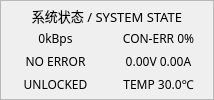
         <widget class="QFrame" name="frameSystemState">
          <property name="minimumSize">
           <size>
            <width>0</width>
            <height>0</height>
           </size>
          </property>
          <property name="font">
           <font>
            <family>Sarasa Fixed SC SemiBold</family>
           </font>
          </property>
          <property name="frameShape">
           <enum>QFrame::StyledPanel</enum>
          </property>
          <property name="frameShadow">
           <enum>QFrame::Plain</enum>
          </property>
          <layout class="QVBoxLayout" name="verticalLayout_23" stretch="0">
           <property name="spacing">
            <number>3</number>
           </property>
           <property name="leftMargin">
            <number>3</number>
           </property>
           <property name="topMargin">
            <number>3</number>
           </property>
           <property name="rightMargin">
            <number>3</number>
           </property>
           <property name="bottomMargin">
            <number>3</number>
           </property>
           <item>
            <layout class="QVBoxLayout" name="verticalLayout_24">
             <property name="spacing">
              <number>0</number>
             </property>
             <item>
              <widget class="QLabel" name="label_27">
               <property name="minimumSize">
                <size>
                 <width>206</width>
                 <height>22</height>
                </size>
               </property>
               <property name="font">
                <font>
                 <family>Sarasa Fixed SC SemiBold</family>
                 <pointsize>10</pointsize>
                 <italic>false</italic>
                </font>
               </property>
               <property name="text">
                <string>系统状态 / SYSTEM STATE</string>
               </property>
               <property name="alignment">
                <set>Qt::AlignCenter</set>
               </property>
              </widget>
             </item>
             <item>
              <layout class="QHBoxLayout" name="horizontalLayout_40">
               <property name="topMargin">
                <number>0</number>
               </property>
               <item>
                <widget class="QLabel" name="labelComSpeed">
                 <property name="font">
                  <font>
                   <family>Sarasa Fixed SC SemiBold</family>
                  </font>
                 </property>
                 <property name="text">
                  <string>0kBps</string>
                 </property>
                 <property name="alignment">
                  <set>Qt::AlignCenter</set>
                 </property>
                </widget>
               </item>
               <item>
                <widget class="QLabel" name="labelErrRate">
                 <property name="font">
                  <font>
                   <family>Sarasa Fixed SC SemiBold</family>
                  </font>
                 </property>
                 <property name="text">
                  <string>CON-ERR 0%</string>
                 </property>
                 <property name="alignment">
                  <set>Qt::AlignCenter</set>
                 </property>
                </widget>
               </item>
              </layout>
             </item>
             <item>
              <layout class="QHBoxLayout" name="horizontalLayout_31">
               <property name="topMargin">
                <number>0</number>
               </property>
               <item>
                <widget class="QLabel" name="labelError">
                 <property name="font">
                  <font>
                   <family>Sarasa Fixed SC SemiBold</family>
                  </font>
                 </property>
                 <property name="text">
                  <string>NO ERROR</string>
                 </property>
                 <property name="alignment">
                  <set>Qt::AlignCenter</set>
                 </property>
                </widget>
               </item>
               <item>
                <widget class="QLabel" name="labelInputVals">
                 <property name="font">
                  <font>
                   <family>Sarasa Fixed SC SemiBold</family>
                  </font>
                 </property>
                 <property name="text">
                  <string>0.00V 0.00A</string>
                 </property>
                 <property name="alignment">
                  <set>Qt::AlignCenter</set>
                 </property>
                </widget>
               </item>
              </layout>
             </item>
             <item>
              <layout class="QHBoxLayout" name="horizontalLayout_34">
               <property name="topMargin">
                <number>0</number>
               </property>
               <item>
                <widget class="QLabel" name="labelLockState">
                 <property name="font">
                  <font>
                   <family>Sarasa Fixed SC SemiBold</family>
                  </font>
                 </property>
                 <property name="text">
                  <string>UNLOCKED</string>
                 </property>
                 <property name="alignment">
                  <set>Qt::AlignCenter</set>
                 </property>
                </widget>
               </item>
               <item>
                <widget class="QLabel" name="labelTemperature">
                 <property name="font">
                  <font>
                   <family>Sarasa Fixed SC SemiBold</family>
                  </font>
                 </property>
                 <property name="text">
                  <string>TEMP 30.0℃</string>
                 </property>
                 <property name="alignment">
                  <set>Qt::AlignCenter</set>
                 </property>
                </widget>
               </item>
              </layout>
             </item>
            </layout>
           </item>
          </layout>
         </widget>
